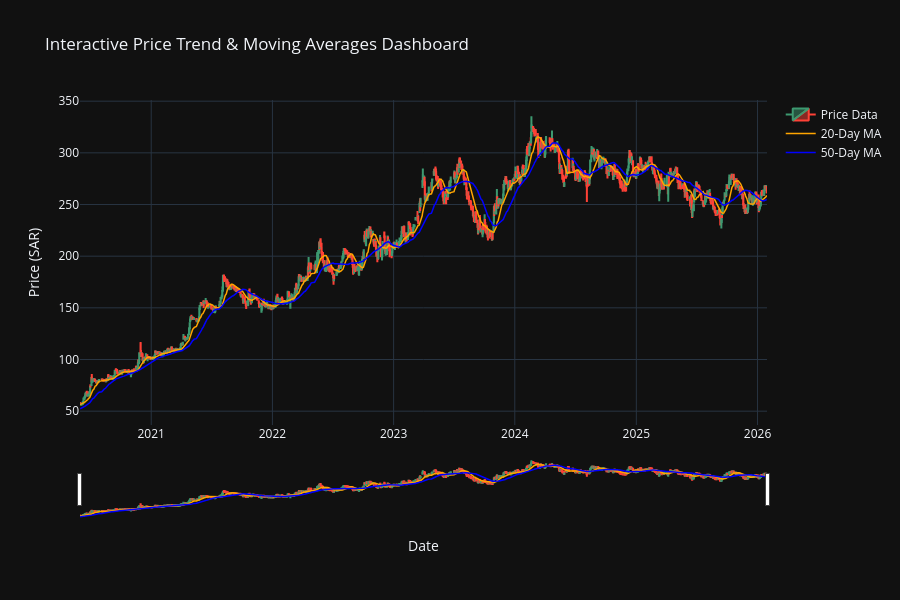

The cell this chart's notebook holds for it:
### Markdown cell above
## 📈 6. Patterns, Trends, and Relationships
**Function Summary:** Interactive Plotly charts (`go.Candlestick`, `px.line`) allow zooming into specific market trends. Correlation matrices (`sns.heatmap`) quantify the linear relationships between continuous variables.

### Code cell
# Interactive Candlestick Chart with Moving Averages
fig = go.Figure()

# Candlestick
fig.add_trace(go.Candlestick(x=df_clean['Date'],
                open=df_clean['Open'],
                high=df_clean['High'],
                low=df_clean['Low'],
                close=df_clean['Close'],
                name='Price Data'))

# Moving Averages
fig.add_trace(go.Scatter(x=df_clean['Date'], y=df_clean['MA_20'], line=dict(color='orange', width=1.5), name='20-Day MA'))
fig.add_trace(go.Scatter(x=df_clean['Date'], y=df_clean['MA_50'], line=dict(color='blue', width=1.5), name='50-Day MA'))

fig.update_layout(title='Interactive Price Trend & Moving Averages Dashboard',
                  yaxis_title='Price (SAR)',
                  xaxis_title='Date',
                  template='plotly_dark',
                  height=600)
fig.show()

### Figure 1 — Plotly figure (JSON) as saved in the notebook; plotly's stock layout.template omitted (floating-point values rounded to 4 significant figures; data arrays with more than 128 entries replaced by an {"elided": "..."} marker saying what was removed)
{"data": [{"close": {"elided": "1416 float values"}, "high": {"elided": "1416 float values"}, "low": {"elided": "1416 float values"}, "name": "Price Data", "open": {"elided": "1416 float values"}, "type": "candlestick", "x": {"elided": "1416 str values"}}, {"line": {"color": "orange", "width": 1.5}, "name": "20-Day MA", "type": "scatter", "x": {"elided": "1416 str values"}, "y": {"elided": "1416 float values"}}, {"line": {"color": "blue", "width": 1.5}, "name": "50-Day MA", "type": "scatter", "x": {"elided": "1416 str values"}, "y": {"elided": "1416 float values"}}], "layout": {"height": 600, "title": {"text": "Interactive Price Trend & Moving Averages Dashboard"}, "xaxis": {"title": {"text": "Date"}}, "yaxis": {"title": {"text": "Price (SAR)"}}}}
